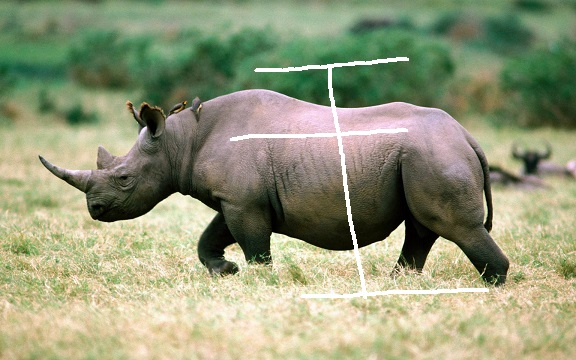
#> input picture data/1.jpg, 576 x 360 px
$ python inpaint_simple.py
#> lines starting #> are read from the running program, lines starting #| are printed output that depends on the picture; after the words box and inside, x2 and y2 are one past the last pixel; in counts of white or black regions, pixels touching at a corner belong together
# -*- coding:utf-8 –*- #
import cv2
from matplotlib import pyplot as plt
import numpy as np

src_image = cv2.imread("data/1.jpg")
#> src_image is the input picture: shape (360, 576, 3); mean B, G, R 121.4, 152.5, 147.6
print(src_image.shape)
#| (360, 576, 3)
src_fig = plt.figure()
plt.title("src_image")
plt.imshow(src_image)

gray_image = cv2.cvtColor(src_image, cv2.COLOR_RGB2GRAY)
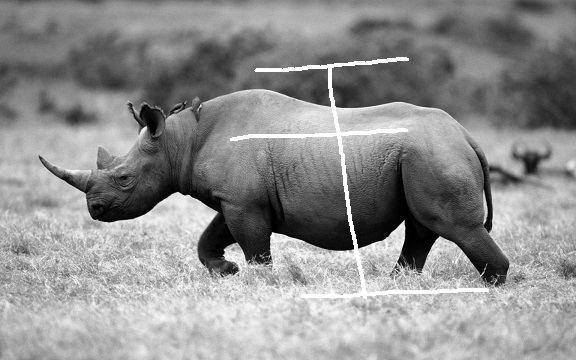
#> gray_image: shape (360, 576); min 0, max 255, mean 142.7

plt.figure()
plt.title("gray_image")
plt.imshow(gray_image)

# 二值化
ret, binary = cv2.threshold(gray_image, 245, 255, cv2.THRESH_BINARY)
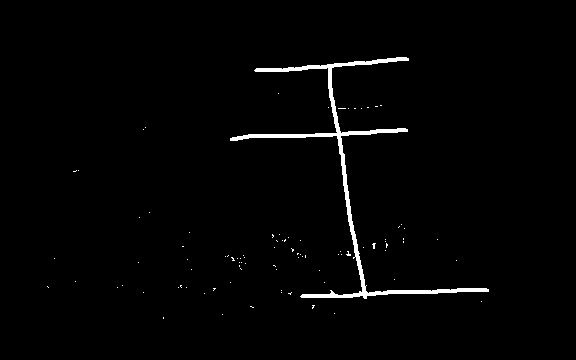
#> binary: shape (360, 576); 1.5% white; 90 white regions (89 under 20 px), largest, box (x1, y1, x2, y2) and area: (230, 57, 489, 299) 3000
plt.figure()
plt.title("binary")
plt.imshow(binary)

# 进行开操作，去除噪音小点。
kernel_3X3 = cv2.getStructuringElement(cv2.MORPH_RECT, (3, 3))
binary_after_open = cv2.morphologyEx(binary, cv2.MORPH_OPEN, kernel_3X3)
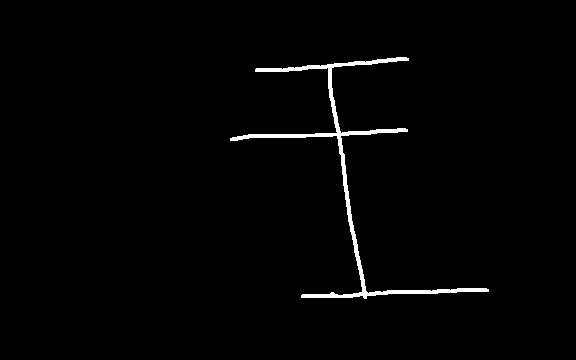
#> binary_after_open: shape (360, 576); 1.4% white; 1 white region, box (x1, y1, x2, y2) and area: (230, 57, 489, 299) 2987

plt.figure()
plt.title("binary_after_open")
plt.imshow(binary_after_open)

restored = cv2.inpaint(src_image, binary_after_open, 9, cv2.INPAINT_NS)
restored_fig = plt.figure()
plt.title("restored")
plt.imshow(restored)

plt.show()

$ run again, with data/2.jpg copied over data/1.jpg
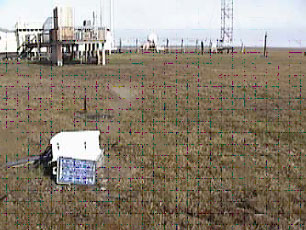
#> input picture data/2.jpg, 306 x 230 px
#> src_image is the input picture: shape (230, 306, 3); mean B, G, R 116.2, 131.2, 141.8
#| (230, 306, 3)
#> `ret, binary = cv2.threshold(gray_image, 245, 255, cv2.THRESH_BINARY)`:
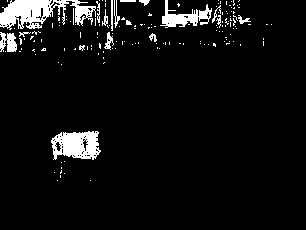
#> binary: shape (230, 306); 6.2% white; 160 white regions (142 under 20 px), largest, box (x1, y1, x2, y2) and area: (0, 0, 96, 30) 1546, (51, 131, 101, 160) 1028, (160, 0, 212, 28) 591
#> `binary_after_open = cv2.morphologyEx(binary, cv2.MORPH_OPEN, kernel_3X3)`:
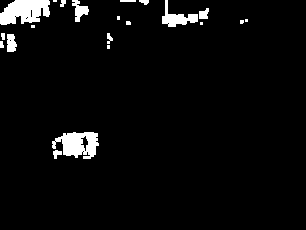
#> binary_after_open: shape (230, 306); 4.1% white; 21 white regions (8 under 20 px), largest, box (x1, y1, x2, y2) and area: (0, 0, 50, 25) 921, (52, 132, 99, 159) 819, (162, 0, 198, 27) 387
